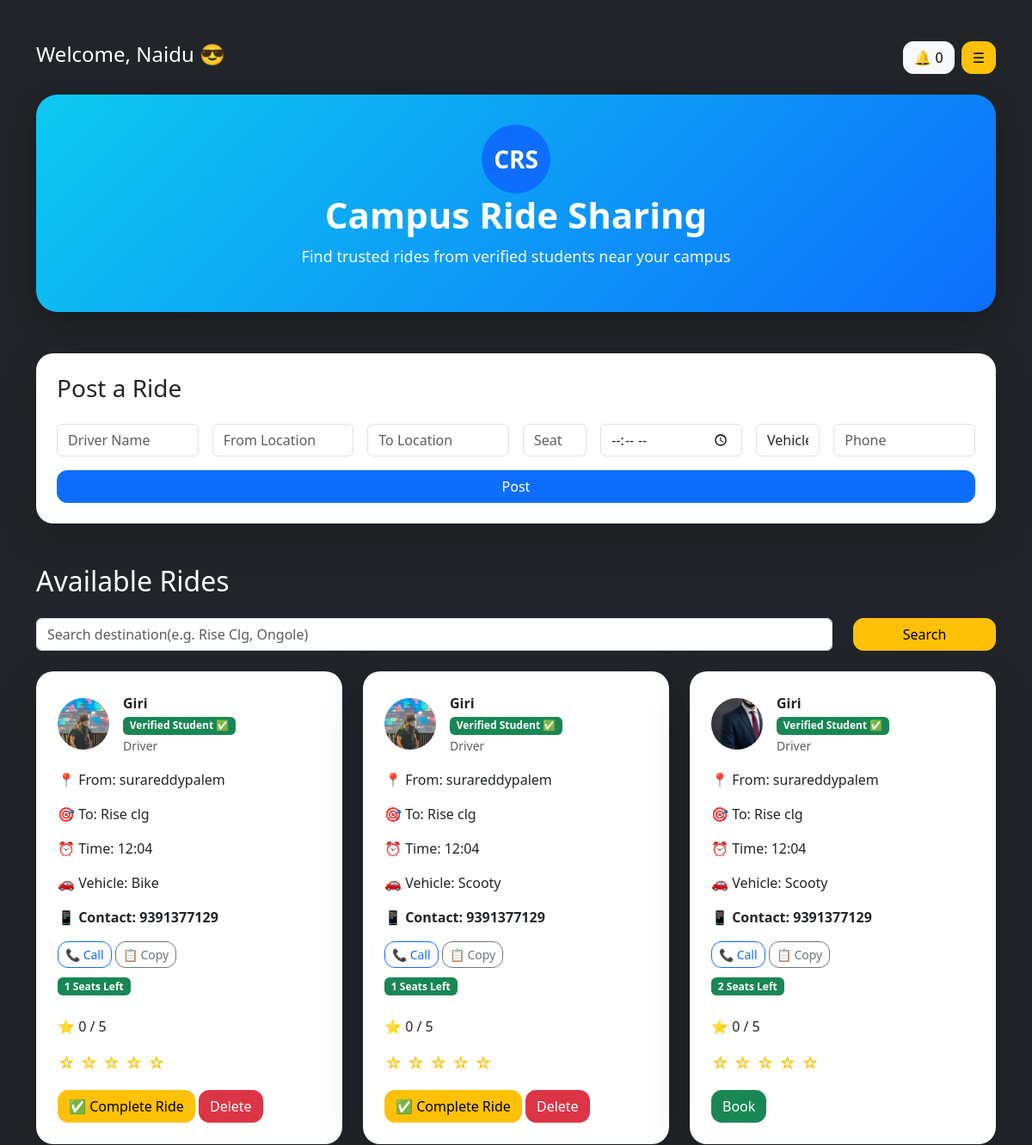
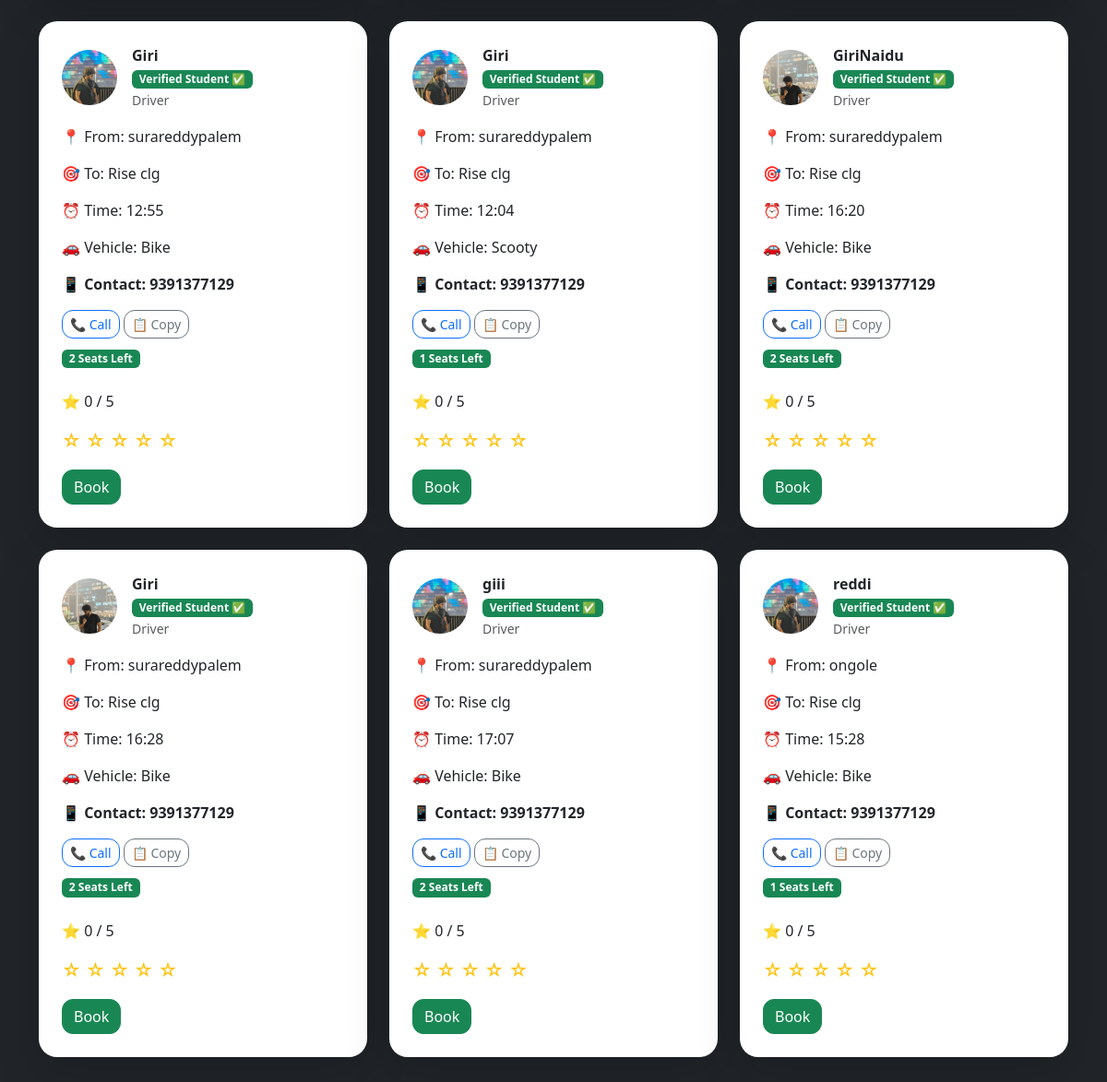
The page / (signed in) on the database its author committed (2 pictures, top to bottom).
### tables this page shows
CREATE TABLE rides (
    id INTEGER PRIMARY KEY AUTOINCREMENT,
    username TEXT,
    name TEXT,
    from_location TEXT,
    destination TEXT,
    seats INTEGER,
    time TEXT,
    vehicle TEXT,
    phone TEXT,
    rating INTEGER DEFAULT 0,
    completed INTEGER DEFAULT 0
);

CREATE TABLE users (
    id INTEGER PRIMARY KEY AUTOINCREMENT,
    username TEXT,
    password TEXT,
    image TEXT,
    college_id TEXT,
    email TEXT
);

### app.py (the view, shortened to what this page needs)
@app.route("/", methods=["GET", "POST"])
def home():
    if "user" not in session:
        return redirect("/login")
    conn = connect_db()
    cursor = conn.cursor()
    search = request.args.get("search")
    if search:
        cursor.execute("""
            SELECT rides.id,
                rides.username,
                rides.name,
                rides.from_location,
                rides.destination,
                rides.seats,
                rides.time,
                rides.vehicle,
                rides.phone,
                rides.rating,
                users.image,
                users.college_id
            FROM rides
            JOIN users ON rides.username = users.username
            WHERE LOWER(rides.destination) LIKE LOWER(?)
            AND rides.seats > 0
            AND rides.completed = 0
        """, ('%' + search + '%',))
    else:
        cursor.execute("""
            SELECT rides.id,
                rides.username,
                rides.name,
                rides.from_location,
                rides.destination,
                rides.seats,
                rides.time,
                rides.vehicle,
                rides.phone,
                rides.rating,
                users.image,
                users.college_id
            FROM rides
            JOIN users ON rides.username = users.username
            WHERE rides.seats > 0
            AND rides.completed = 0
        """)
    rides = cursor.fetchall()
    cursor.execute(
        "SELECT message FROM notifications WHERE username=?",
        (session["user"],)
    )
    notifications = cursor.fetchall()
    conn.close()
    return render_template(
        "index.html",
        rides=rides,
        user=session["user"],
        notifications=notifications
    )

### app.py (called while the page is built)
def connect_db():
    return sqlite3.connect("rides.db")

### templates/index.html (shortened to what this page needs)
<!DOCTYPE html>
<html lang="en">
<head>
    <link href="https://cdn.jsdelivr.net/npm/bootstrap@5.3.3/dist/css/bootstrap.min.css" rel="stylesheet">
    <link rel="stylesheet" href="{{ url_for('static', filename='style.css') }}">
</head>
<body class="bg-dark text-white">
<div class="container py-5">
    <div class="d-flex justify-content-between align-items-center mb-4">
        <h4>Welcome, {{ user }} 😎</h4>
        <div class="d-flex gap-2">
            <button class="btn btn-light"
                    data-bs-toggle="offcanvas"
                    data-bs-target="#notifications">
                🔔 {{ notifications|length }}
            </button>
            <button class="btn btn-warning"
                    data-bs-toggle="offcanvas"
                    data-bs-target="#menu">
                ☰
            </button>
        </div>
    </div>
    <div class="text-center mb-5 hero-box">
        <div class="app-logo">
            CRS
        </div>
        <h1 class="hero-title">
            Campus Ride Sharing
        </h1>
        <p class="hero-subtitle">
            Find trusted rides from verified students near your campus
        </p>
    </div>
    <div class="card p-4 shadow-lg mb-5">
        <h3 class="mb-4 text-dark">Post a Ride</h3>
        <form method="POST">
            <div class="row g-3">
                <div class="col-md-2">
                    <input type="text" name="name" class="form-control" placeholder="Driver Name" required>
                </div>
                <div class="col-md-2">
                    <input type="text" name="from_location" class="form-control" placeholder="From Location" required>
                </div>
                <div class="col-md-2">
                    <input type="text" name="destination" class="form-control" placeholder="To Location" required>
                </div>
                <div class="col-md-1">
                    <input type="number" name="seats" class="form-control" placeholder="Seats" required>
                </div>
                <div class="col-md-2">
                    <input type="time" name="time" class="form-control" required>
                </div>
                <div class="col-md-1">
                    <select name="vehicle" class="form-control" required>
                        <option value="">Vehicle</option>
                    </select>
                </div>
                <div class="col-md-2">
                    <input type="text" name="phone" class="form-control" placeholder="Phone" required>
                </div>
                <div class="col-md-12">
                    <button type="submit" class="btn btn-primary w-100">Post</button>
                </div>
            </div>
        </form>
    </div>
    <h2 class="mb-4">Available Rides</h2>
    <form method="GET" class="mb-4">
        <div class="row">
            <div class="col-md-10">
                <input type="text" name="search" class="form-control" placeholder="Search destination(e.g. Rise Clg, Ongole)">
            </div>
            <div class="col-md-2">
                <button type="submit" class="btn btn-warning w-100">Search</button>
            </div>
        </div>
    </form>
    <div class="row">
        {% for ride in rides %}
        <div class="col-md-4 mb-4">
            <div class="card shadow-lg h-100">
                <div class="card-body">
                    <div class="d-flex align-items-center mb-3">
                        <img src="{{ url_for('uploaded_file', filename=ride[10]) }}"
                             width="60"
                             height="60"
                             class="rounded-circle me-3"
                             style="object-fit:cover;">
                        <div>
                            <strong class="text-dark">{{ ride[2] }}</strong>
                            <br>
                            <span class="badge bg-success">
                                Verified Student ✅
                            </span>
                            <br>
                            <small class="text-muted">Driver</small>
                        </div>
                    </div>
                    <p class="text-dark">📍 From: {{ ride[3] }}</p>
                    <p class="text-dark">🎯 To: {{ ride[4] }}</p>
                    <p class="text-dark">⏰ Time: {{ ride[6] }}</p>
                    <p class="text-dark">🚗 Vehicle: {{ ride[7] }}</p>
                    <p class="text-dark fw-bold">📱 Contact: {{ ride[8] }}</p>
                    <a href="tel:{{ ride[8] }}"
                       class="btn btn-outline-primary btn-sm mb-2">
                        📞 Call
                    </a>
                    <button onclick="copyPhone('{{ ride[8] }}')"
                            class="btn btn-outline-secondary btn-sm mb-2">
                        📋 Copy
                    </button>
                    <br>
                    <span class="badge bg-success mb-3">
                        {{ ride[5] }} Seats Left
                    </span>
                    <p class="mt-2 text-dark">
                        ⭐ {{ ride[9] }} / 5
                    </p>
                    <div class="mb-3 fs-5">
                        <a href="/rate/{{ ride[0] }}/1" class="text-warning text-decoration-none">☆</a>
                        <a href="/rate/{{ ride[0] }}/2" class="text-warning text-decoration-none">☆</a>
                        <a href="/rate/{{ ride[0] }}/3" class="text-warning text-decoration-none">☆</a>
                        <a href="/rate/{{ ride[0] }}/4" class="text-warning text-decoration-none">☆</a>
                        <a href="/rate/{{ ride[0] }}/5" class="text-warning text-decoration-none">☆</a>
                    </div>
                    {% if user == ride[1] %}
                        <a href="/complete_ride/{{ ride[0] }}"
                           class="btn btn-warning">
                            ✅ Complete Ride
                        </a>
                        <a href="/delete/{{ ride[0] }}"
                           class="btn btn-danger">
                            Delete
                        </a>
                    {% else %}
                        <a href="/book/{{ ride[0] }}"
                           class="btn btn-success">
                            Book
                        </a>
                    {% endif %}
                </div>
            </div>
        </div>
        {% endfor %}
    </div>
</div>
</body>
</html>

### static/style.css (style rules this page uses)
body { transition: 0.5s; }
.hero-box { background: linear-gradient(135deg, #0dcaf0, #0d6efd); padding: 35px 20px; border-radius: 25px; box-shadow: 0 10px 30px rgba(0,0,0,0.3); }
.hero-title { color: white; font-weight: 800; font-size: 42px; }
.hero-subtitle { color: #f8f9fa; font-size: 18px; margin-top: 10px; }
.card { border: none; border-radius: 20px; overflow: hidden; transition: 0.3s; }
.card-body { padding: 25px; }
.btn { border-radius: 12px; }
.app-logo { width:80px; height:80px; border-radius:50%; background:#0d6efd; color:white; font-weight:bold; font-size:28px; display:flex; justify-content:center; align-items:center; margin:auto; }

### rows shown on the page
rides: image (picture), name "Giri", from_location "surareddypalem", destination "Rise clg", time "12:04", vehicle "Bike", phone "9391377129", seats "1", rating "0"
rides: image (picture), name "Giri", from_location "surareddypalem", destination "Rise clg", time "12:04", vehicle "Scooty", phone "9391377129", seats "1", rating "0"
rides: image (picture), name "Giri", from_location "surareddypalem", destination "Rise clg", time "12:04", vehicle "Scooty", phone "9391377129", seats "2", rating "0"
rides: image (picture), name "Giri", from_location "surareddypalem", destination "Rise clg", time "12:55", vehicle "Bike", phone "9391377129", seats "2", rating "0"
rides: image (picture), name "Giri", from_location "surareddypalem", destination "Rise clg", time "12:04", vehicle "Scooty", phone "9391377129", seats "1", rating "0"
rides: image (picture), name "GiriNaidu", from_location "surareddypalem", destination "Rise clg", time "16:20", vehicle "Bike", phone "9391377129", seats "2", rating "0"
rides: image (picture), name "Giri", from_location "surareddypalem", destination "Rise clg", time "16:28", vehicle "Bike", phone "9391377129", seats "2", rating "0"
rides: image (picture), name "giii", from_location "surareddypalem", destination "Rise clg", time "17:07", vehicle "Bike", phone "9391377129", seats "2", rating "0"
rides: image (picture), name "reddi", from_location "ongole", destination "Rise clg", time "15:28", vehicle "Bike", phone "9391377129", seats "1", rating "0"

### other values the page prints
{{ user }} "Naidu"
{{ notifications|length }} "0"
